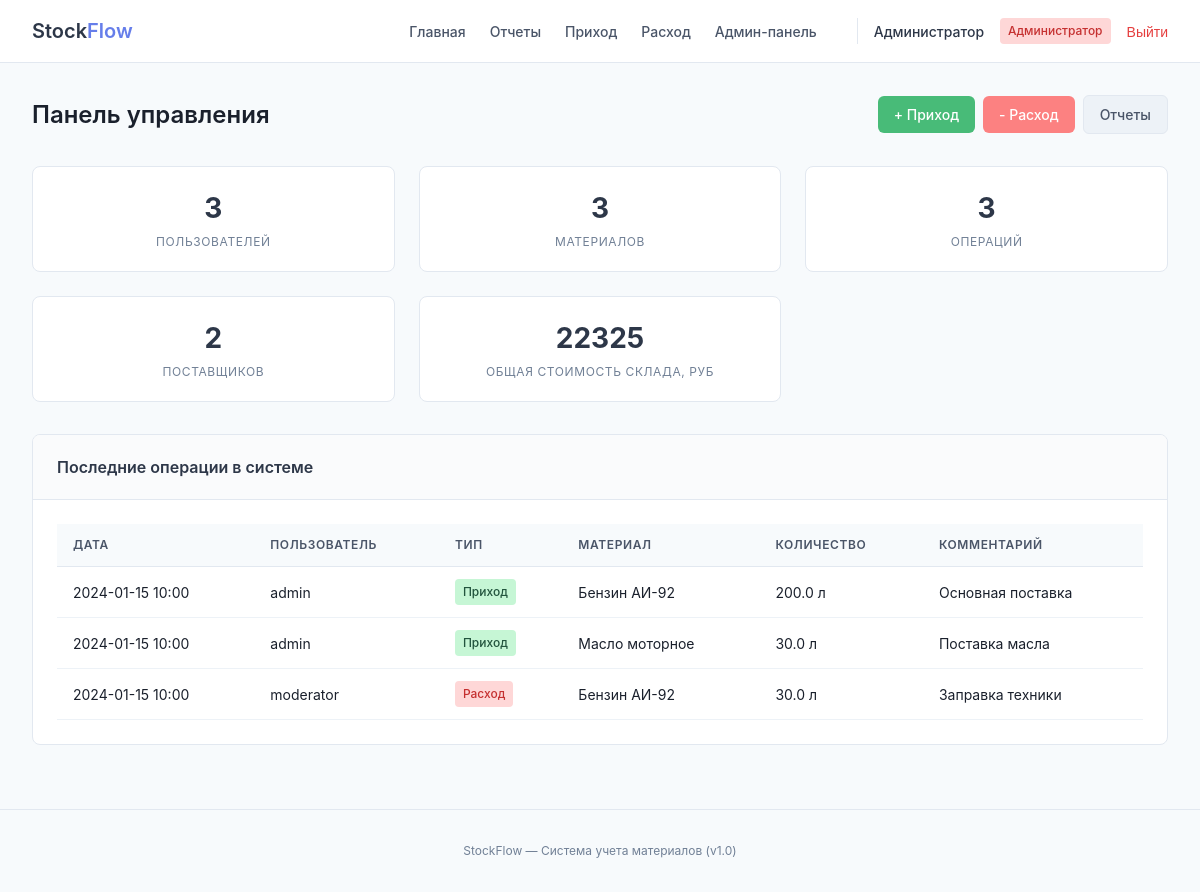
The page /admin (signed in) on the database its author committed.
### tables this page shows
CREATE TABLE users (
    id INTEGER PRIMARY KEY AUTOINCREMENT,
    username TEXT UNIQUE NOT NULL,
    email TEXT UNIQUE NOT NULL,
    password TEXT NOT NULL,
    role TEXT DEFAULT 'user',
    full_name TEXT,
    department TEXT,
    created_at TEXT,
    is_active INTEGER DEFAULT 1
);

CREATE TABLE transactions (
    id INTEGER PRIMARY KEY AUTOINCREMENT,
    material_id INTEGER NOT NULL,
    type TEXT CHECK(type IN ('receipt', 'expense')) NOT NULL,
    quantity REAL NOT NULL,
    date TEXT NOT NULL,
    supplier_id INTEGER,
    project_id INTEGER,
    price_per_unit REAL,
    comment TEXT,
    created_by INTEGER,
    created_at TEXT,
    FOREIGN KEY (material_id) REFERENCES materials(id),
    FOREIGN KEY (supplier_id) REFERENCES suppliers(id),
    FOREIGN KEY (project_id) REFERENCES projects(id),
    FOREIGN KEY (created_by) REFERENCES users(id)
);

CREATE TABLE materials (
    id INTEGER PRIMARY KEY AUTOINCREMENT,
    name TEXT NOT NULL,
    category_id INTEGER,
    unit_id INTEGER,
    description TEXT,
    min_quantity REAL DEFAULT 0,
    current_quantity REAL DEFAULT 0,
    price_per_unit REAL DEFAULT 0,
    location_id INTEGER,
    is_active INTEGER DEFAULT 1,
    FOREIGN KEY (category_id) REFERENCES categories(id),
    FOREIGN KEY (unit_id) REFERENCES units(id),
    FOREIGN KEY (location_id) REFERENCES locations(id)
);

CREATE TABLE units (
    id INTEGER PRIMARY KEY AUTOINCREMENT,
    name TEXT NOT NULL UNIQUE,
    short_name TEXT NOT NULL
);

### app.py (the view)
@app.route('/admin')
@admin_required
def admin_dashboard():
    stats = query_db('''
        SELECT
            (SELECT COUNT(*) FROM users) as total_users,
            (SELECT COUNT(*) FROM materials WHERE is_active = 1) as total_materials,
            (SELECT COUNT(*) FROM transactions) as total_transactions,
            (SELECT COUNT(*) FROM suppliers) as total_suppliers,
            (SELECT SUM(current_quantity * price_per_unit) FROM materials) as total_value
    ''', one=True)
    recent_transactions = query_db('''
        SELECT t.*, m.name as material_name, u.short_name as unit, us.username
        FROM transactions t
        JOIN materials m ON t.material_id = m.id
        JOIN units u ON m.unit_id = u.id
        LEFT JOIN users us ON t.created_by = us.id
        ORDER BY t.date DESC LIMIT 20
    ''')
    return render_template('admin_dashboard.html', stats=stats, transactions=recent_transactions)

### app.py (called while the page is built)
def get_db():
    db = getattr(g, '_database', None)
    if db is None:
        if not os.path.exists(DATABASE):
            return None
        db = g._database = sqlite3.connect(DATABASE)
        db.row_factory = sqlite3.Row
    return db

@app.teardown_appcontext
def close_connection(exception):
    db = getattr(g, '_database', None)
    if db is not None:
        db.close()

def query_db(query, args=(), one=False):
    db = get_db()
    if db is None:
        return [] if not one else None
    cur = db.execute(query, args)
    rv = cur.fetchall()
    cur.close()
    return (rv[0] if rv else None) if one else rv

def admin_required(f):
    @wraps(f)
    def decorated_function(*args, **kwargs):
        if 'user_id' not in session:
            flash('Пожалуйста, войдите в систему', 'error')
            return redirect(url_for('login'))
        if session.get('role') != 'admin':
            flash('Доступ запрещен. Только для администраторов', 'error')
            return redirect(url_for('dashboard'))
        return f(*args, **kwargs)
    return decorated_function

### templates/admin_dashboard.html (shortened to what this page needs)
{% extends "base.html" %}
{% block content %}
<div>
    <div class="flex" style="margin-bottom: 2rem;">
        <h1 style="font-size: 1.5rem; font-weight: 600;">Панель управления</h1>
        <div class="flex" style="gap: 0.5rem;">
            <a href="{{ url_for('add_receipt') }}" class="btn btn-success">+ Приход</a>
            <a href="{{ url_for('add_expense') }}" class="btn btn-danger">- Расход</a>
            <a href="{{ url_for('reports') }}" class="btn btn-secondary">Отчеты</a>
        </div>
    </div>
    <div class="grid">
        <div class="stat-card">
            <div class="stat-number">{{ stats.total_users }}</div>
            <div class="stat-label">Пользователей</div>
        </div>
        <div class="stat-card">
            <div class="stat-number">{{ stats.total_materials }}</div>
            <div class="stat-label">Материалов</div>
        </div>
        <div class="stat-card">
            <div class="stat-number">{{ stats.total_transactions }}</div>
            <div class="stat-label">Операций</div>
        </div>
        <div class="stat-card">
            <div class="stat-number">{{ stats.total_suppliers }}</div>
            <div class="stat-label">Поставщиков</div>
        </div>
        <div class="stat-card">
            <div class="stat-number">{{ "%.0f"|format(stats.total_value) }}</div>
            <div class="stat-label">Общая стоимость склада, руб</div>
        </div>
    </div>
    <div class="card">
        <div class="card-header">
            <h2 class="card-title">Последние операции в системе</h2>
        </div>
        <div class="card-body">
            <div class="table-wrapper">
                <table class="table">
                    <thead>
                        <tr>
                            <th>Дата</th>
                            <th>Пользователь</th>
                            <th>Тип</th>
                            <th>Материал</th>
                            <th>Количество</th>
                            <th>Комментарий</th>
                        </thead>
                    <tbody>
                        {% for t in transactions %}
                        <tr>
                            <td>{{ t.date[:16] }}</td>
                            <td>{{ t.username or '—' }}</td>
                            <td>
                                {% if t.type == 'receipt' %}
                                    <span class="badge badge-success">Приход</span>
                                {% else %}
                                    <span class="badge badge-danger">Расход</span>
                                {% endif %}
                            </td>
                            <td>{{ t.material_name }}</td>
                            <td>{{ t.quantity }} {{ t.unit }}</td>
                            <td>{{ t.comment or '—' }}</td>
                        </tr>
                        {% else %}
                        <tr>
                            <td colspan="6" class="text-center">Нет операций</td>
                        </tr>
                        {% endfor %}
                    </tbody>
                </table>
            </div>
        </div>
    </div>
</div>
{% endblock %}

### templates/base.html (shortened to what this page needs)
<!DOCTYPE html>
<html lang="ru">
<head>
</head>
<body>
    {% if session.user_id %}
    <nav class="navbar">
        <div class="nav-container">
            <a href="{{ url_for('dashboard') }}" class="logo">
                Stock<span>Flow</span>
            </a>
            <div class="nav-links">
                <a href="{{ url_for('dashboard') }}" class="nav-link">Главная</a>
                <a href="{{ url_for('reports') }}" class="nav-link">Отчеты</a>
                {% if session.role in ['admin', 'moderator'] %}
                    <a href="{{ url_for('add_receipt') }}" class="nav-link">Приход</a>
                    <a href="{{ url_for('add_expense') }}" class="nav-link">Расход</a>
                    <a href="{{ url_for('admin_dashboard') }}" class="nav-link">Админ-панель</a>
                {% else %}
                    <span class="nav-link disabled">Приход</span>
                    <span class="nav-link disabled">Расход</span>
                {% endif %}
                <div class="user-menu">
                    <span class="user-name">{{ session.full_name or session.username }}</span>
                    <span class="user-role role-{{ session.role }}">
                        {% if session.role == 'admin' %}Администратор
                        {% elif session.role == 'moderator' %}Модератор
                        {% else %}Пользователь{% endif %}
                    </span>
                    <form action="{{ url_for('logout') }}" method="post" style="display: inline;">
                        <button type="submit" class="logout-btn">Выйти</button>
                    </form>
                </div>
            </div>
        </div>
    </nav>
    {% endif %}
    <div class="container">
        {% block content %}{% endblock %}
    </div>
    <footer class="footer">
        <p>StockFlow — Система учета материалов (v1.0)</p>
    </footer>
</body>
</html>

### templates/base.html (style rules this page uses)
* { margin: 0; padding: 0; box-sizing: border-box; }
body { font-family: -apple-system, BlinkMacSystemFont, 'Segoe UI', Roboto, 'Helvetica Neue', sans-serif; background: #f7fafc; color: #1a202c; line-height: 1.5; }
.navbar { background: white; border-bottom: 1px solid #e2e8f0; position: sticky; top: 0; z-index: 100; }
.nav-container { max-width: 1280px; margin: 0 auto; padding: 1rem 2rem; display: flex; justify-content: space-between; align-items: center; flex-wrap: wrap; gap: 1rem; }
.logo { font-size: 1.25rem; font-weight: 600; color: #2d3748; text-decoration: none; }
.logo span { color: #667eea; }
.nav-links { display: flex; gap: 1.5rem; align-items: center; flex-wrap: wrap; }
.nav-link { color: #4a5568; text-decoration: none; font-weight: 500; font-size: 0.875rem; transition: color 0.2s; }
.user-menu { display: flex; align-items: center; gap: 1rem; margin-left: 1rem; padding-left: 1rem; border-left: 1px solid #e2e8f0; }
.user-name { font-size: 0.875rem; font-weight: 500; color: #2d3748; }
.user-role { font-size: 0.75rem; padding: 0.25rem 0.5rem; border-radius: 0.25rem; font-weight: 500; }
.role-admin { background: #fed7d7; color: #c53030; }
.logout-btn { background: none; border: none; color: #e53e3e; font-size: 0.875rem; font-weight: 500; cursor: pointer; transition: color 0.2s; }
.container { max-width: 1280px; margin: 2rem auto; padding: 0 2rem; }
.card { background: white; border-radius: 0.5rem; border: 1px solid #e2e8f0; overflow: hidden; margin-bottom: 1.5rem; }
.card-header { padding: 1.25rem 1.5rem; border-bottom: 1px solid #e2e8f0; background: #fafbfc; }
.card-title { font-size: 1rem; font-weight: 600; color: #2d3748; }
.card-body { padding: 1.5rem; }
.btn { display: inline-flex; align-items: center; gap: 0.5rem; padding: 0.5rem 1rem; font-weight: 500; font-size: 0.875rem; border-radius: 0.375rem; text-decoration: none; cursor: pointer; transition: all 0.2s; border: none; }
.btn-secondary { background: #edf2f7; color: #4a5568; border: 1px solid #e2e8f0; }
.btn-danger { background: #fc8181; color: white; }
.btn-success { background: #48bb78; color: white; }
.table-wrapper { overflow-x: auto; }
.table { width: 100%; border-collapse: collapse; }
.table th { text-align: left; padding: 0.75rem 1rem; background: #f7fafc; font-weight: 600; font-size: 0.75rem; text-transform: uppercase; letter-spacing: 0.05em; color: #4a5568; border-bottom: 1px solid #e2e8f0; }
.table td { padding: 0.75rem 1rem; border-bottom: 1px solid #edf2f7; font-size: 0.875rem; }
.grid { display: grid; grid-template-columns: repeat(auto-fit, minmax(280px, 1fr)); gap: 1.5rem; margin-bottom: 2rem; }
.stat-card { background: white; border-radius: 0.5rem; border: 1px solid #e2e8f0; padding: 1.25rem; text-align: center; }
.stat-number { font-size: 1.75rem; font-weight: 700; color: #2d3748; margin-bottom: 0.25rem; }
.stat-label { font-size: 0.75rem; text-transform: uppercase; color: #718096; letter-spacing: 0.05em; }
.footer { text-align: center; padding: 2rem; color: #718096; font-size: 0.75rem; border-top: 1px solid #e2e8f0; margin-top: 4rem; }
.flex { display: flex; gap: 1rem; justify-content: space-between; align-items: center; flex-wrap: wrap; }
.badge { display: inline-block; padding: 0.25rem 0.5rem; border-radius: 0.25rem; font-size: 0.75rem; font-weight: 500; }
.badge-success { background: #c6f6d5; color: #22543d; }
.badge-danger { background: #fed7d7; color: #c53030; }

### rows shown on the page
users: full_name "Администратор"
transactions: date "2024-01-15 10:00", username "admin", type "Приход", material_name "Бензин АИ-92", quantity "200.0", unit "л", comment "Основная поставка"
transactions: date "2024-01-15 10:00", username "admin", type "Приход", material_name "Масло моторное", quantity "30.0", unit "л", comment "Поставка масла"
transactions: date "2024-01-15 10:00", username "moderator", type "Расход", material_name "Бензин АИ-92", quantity "30.0", unit "л", comment "Заправка техники"

### other values the page prints
{{ stats.total_users }} "3"
{{ stats.total_materials }} "3"
{{ stats.total_transactions }} "3"
{{ stats.total_suppliers }} "2"
{{ "%.0f"|format(stats.total_value) }} "22325"
